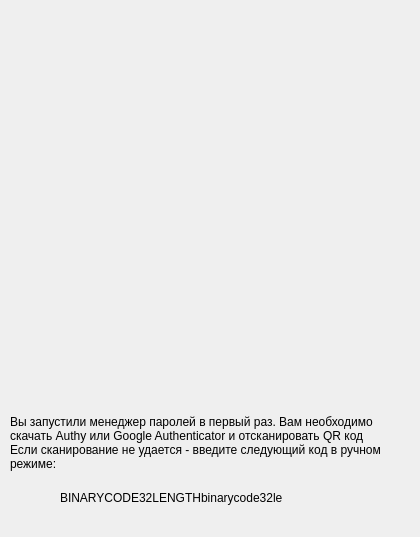
<?xml version="1.0" encoding="UTF-8"?>
<ui version="4.0">
 <class>QR_creator</class>
 <widget class="QMainWindow" name="QR_creator">
  <property name="enabled">
   <bool>true</bool>
  </property>
  <property name="geometry">
   <rect>
    <x>0</x>
    <y>0</y>
    <width>420</width>
    <height>537</height>
   </rect>
  </property>
  <property name="sizePolicy">
   <sizepolicy hsizetype="Fixed" vsizetype="Fixed">
    <horstretch>0</horstretch>
    <verstretch>0</verstretch>
   </sizepolicy>
  </property>
  <property name="minimumSize">
   <size>
    <width>420</width>
    <height>537</height>
   </size>
  </property>
  <property name="maximumSize">
   <size>
    <width>420</width>
    <height>537</height>
   </size>
  </property>
  <property name="windowTitle">
   <string>QR_creator</string>
  </property>
  <widget class="QWidget" name="centralwidget">
   <property name="sizePolicy">
    <sizepolicy hsizetype="Fixed" vsizetype="Fixed">
     <horstretch>0</horstretch>
     <verstretch>0</verstretch>
    </sizepolicy>
   </property>
   <widget class="QLabel" name="QR">
    <property name="geometry">
     <rect>
      <x>10</x>
      <y>10</y>
      <width>400</width>
      <height>400</height>
     </rect>
    </property>
    <property name="autoFillBackground">
     <bool>true</bool>
    </property>
    <property name="text">
     <string/>
    </property>
   </widget>
   <widget class="QLabel" name="label">
    <property name="geometry">
     <rect>
      <x>10</x>
      <y>410</y>
      <width>400</width>
      <height>65</height>
     </rect>
    </property>
    <property name="text">
     <string>Вы запустили менеджер паролей в первый раз. Вам необходимо скачать Authy или Google Authenticator и отсканировать QR код
Если сканирование не удается - введите следующий код в ручном режиме:</string>
    </property>
    <property name="wordWrap">
     <bool>true</bool>
    </property>
   </widget>
   <widget class="QLabel" name="secret_code">
    <property name="geometry">
     <rect>
      <x>60</x>
      <y>490</y>
      <width>291</width>
      <height>16</height>
     </rect>
    </property>
    <property name="text">
     <string>BINARYCODE32LENGTHbinarycode32le</string>
    </property>
   </widget>
  </widget>
 </widget>
 <resources/>
 <connections/>
</ui>
